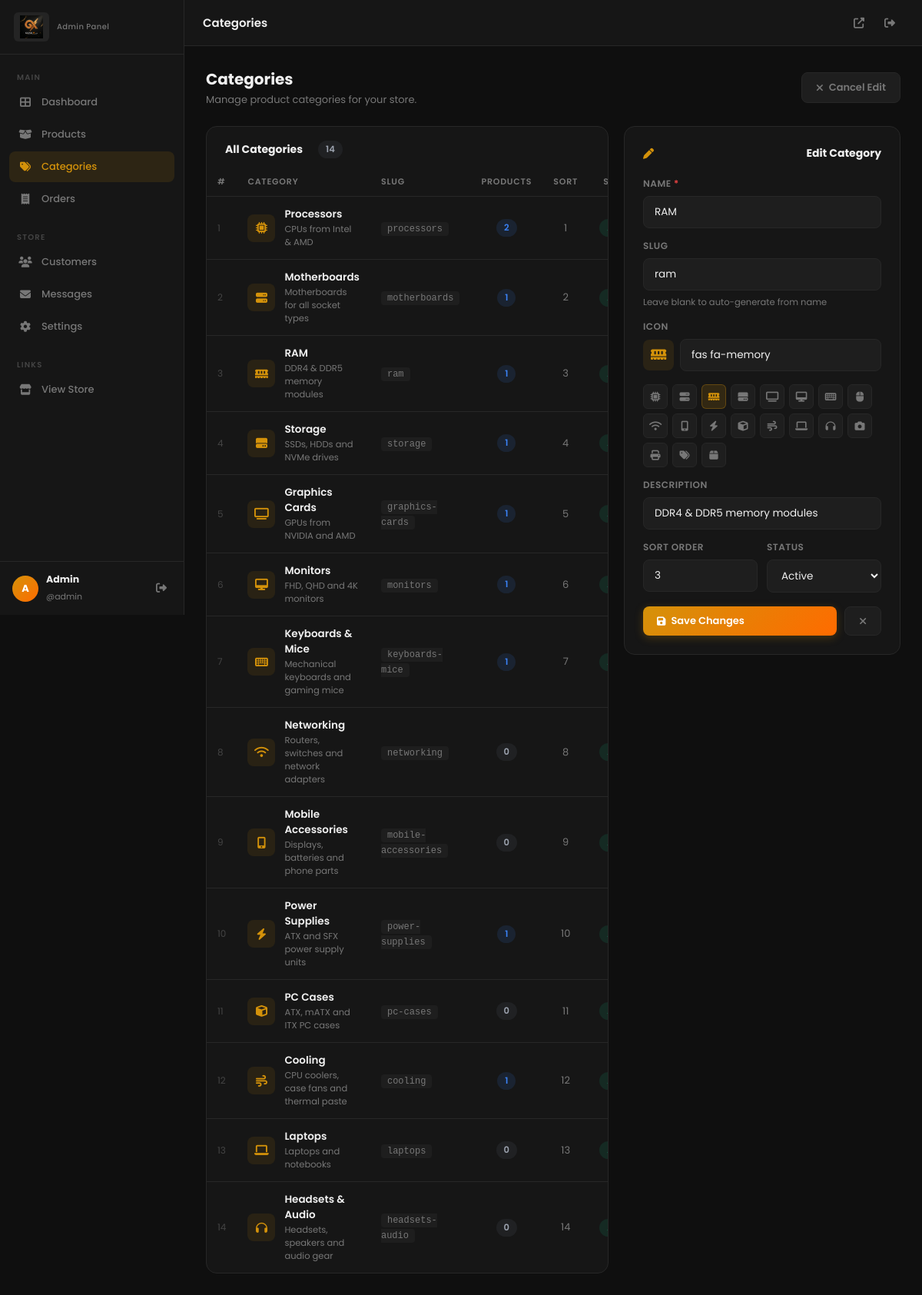
Screenshot of /admin/categories.php?edit=3 (signed in) with the database file from the repository.
### tables this page shows
CREATE TABLE `categories` (
  `id`          INT UNSIGNED     NOT NULL AUTO_INCREMENT,
  `name`        VARCHAR(100)     NOT NULL,
  `slug`        VARCHAR(100)     NOT NULL,
  `icon`        VARCHAR(100)     NOT NULL DEFAULT 'fas fa-box',
  `description` VARCHAR(255)     DEFAULT NULL,
  `parent_id`   INT UNSIGNED     DEFAULT NULL,
  `sort_order`  INT              NOT NULL DEFAULT 0,
  `is_active`   TINYINT(1)       NOT NULL DEFAULT 1,
  `created_at`  TIMESTAMP        NOT NULL DEFAULT CURRENT_TIMESTAMP,
  PRIMARY KEY (`id`),
  UNIQUE KEY `uq_slug` (`slug`),
  FOREIGN KEY (`parent_id`) REFERENCES `categories`(`id`) ON DELETE SET NULL
);

### admin/categories.php (the view, shortened to what this page needs)
<?php
$_isAjax = $_SERVER['REQUEST_METHOD'] === 'POST' && ($_SERVER['HTTP_X_REQUESTED_WITH'] ?? '') === 'XMLHttpRequest';
if ($_isAjax) {
    require_once dirname(__DIR__) . '/includes/functions.php';
    require_once dirname(__DIR__) . '/includes/auth.php';
    if (!isAdminLoggedIn()) { http_response_code(401); echo json_encode(['success'=>false,'message'=>'Session expired.']); exit; }
} else {
    require_once __DIR__ . '/includes/layout.php';
}
$db = getDB();
$categories = $db->query('
    SELECT c.*, COUNT(p.id) AS product_count
    FROM categories c
    LEFT JOIN products p ON p.category_id = c.id AND p.is_active = 1
    GROUP BY c.id
    ORDER BY c.sort_order ASC, c.name ASC
')->fetchAll();
$editing = [];
if (isset($_GET['edit'])) {
    $stmt = $db->prepare('SELECT * FROM categories WHERE id = ?');
    $stmt->execute([(int)$_GET['edit']]);
    $editing = $stmt->fetch();
}
$iconSuggestions = [
    'fas fa-microchip'   => 'Processors',
    'fas fa-server'      => 'Motherboards',
    'fas fa-memory'      => 'RAM',
    'fas fa-hdd'         => 'Storage',
    'fas fa-tv'          => 'GPU / Monitors',
    'fas fa-desktop'     => 'Desktop / Monitor',
    'fas fa-keyboard'    => 'Keyboards',
    'fas fa-mouse'       => 'Mouse',
    'fas fa-wifi'        => 'Networking',
    'fas fa-mobile-alt'  => 'Mobile',
    'fas fa-bolt'        => 'Power Supply',
    'fas fa-cube'        => 'PC Cases',
    'fas fa-wind'        => 'Cooling',
    'fas fa-laptop'      => 'Laptops',
    'fas fa-headphones'  => 'Audio',
    'fas fa-camera'      => 'Cameras',
    'fas fa-print'       => 'Printers',
    'fas fa-tags'        => 'General',
    'fas fa-box'         => 'Other',
];
?>
<div class="page-header">
  <div>
    <h1>Categories</h1>
    <p>Manage product categories for your store.</p>
  </div>
  <?php if ($editing): ?>
  <div class="ph-actions">
    <a href="categories.php" class="btn btn-ghost"><i class="fas fa-times"></i> Cancel Edit</a>
  </div>
  <?php endif ?>
</div>
<div style="display:grid;grid-template-columns:1fr 360px;gap:20px;align-items:start">
  <div class="card" style="padding:0;overflow:hidden">
    <div style="padding:18px 24px 0;display:flex;align-items:center;justify-content:space-between">
      <div class="card-title" style="margin:0">All Categories <span class="badge badge-gray" style="margin-left:8px" id="catCountBadge"><?= count($categories) ?></span></div>
    </div>
    <div style="padding:12px 0 0">
    <?php if ($categories): ?>
      <div class="table-wrap">
        <table class="admin-table">
          <thead>
            <tr>
              <th style="width:40px">#</th>
              <th>Category</th>
              <th>Slug</th>
              <th style="text-align:center">Products</th>
              <th style="text-align:center">Sort</th>
              <th style="text-align:center">Status</th>
            </tr>
          </thead>
          <tbody>
          <?php foreach ($categories as $i => $cat): ?>
            <tr>
              <td style="color:var(--text-dim);font-size:12px"><?= $i + 1 ?></td>
              <td>
                <div style="display:flex;align-items:center;gap:12px">
                  <div style="width:36px;height:36px;border-radius:8px;background:rgba(212,146,10,.1);display:flex;align-items:center;justify-content:center;color:var(--primary);font-size:15px;flex-shrink:0">
                    <i class="<?= htmlspecialchars($cat['icon']) ?>"></i>
                  </div>
                  <div>
                    <div style="font-weight:600;color:var(--text);font-size:13.5px"><?= htmlspecialchars($cat['name']) ?></div>
                    <?php if ($cat['description']): ?>
                      <div style="font-size:11.5px;color:var(--text-muted);margin-top:1px"><?= htmlspecialchars($cat['description']) ?></div>
                    <?php endif ?>
                  </div>
                </div>
              </td>
              <td><code style="font-size:12px;color:var(--text-muted);background:var(--bg-3);padding:2px 8px;border-radius:4px"><?= htmlspecialchars($cat['slug']) ?></code></td>
              <td style="text-align:center">
                <a href="products.php?category=<?= $cat['id'] ?>" class="badge <?= $cat['product_count'] > 0 ? 'badge-blue' : 'badge-gray' ?>">
                  <?= $cat['product_count'] ?>
                </a>
              </td>
              <td style="text-align:center;color:var(--text-muted);font-size:13px"><?= $cat['sort_order'] ?></td>
              <td style="text-align:center">
                <button type="button"
                  class="badge <?= $cat['is_active'] ? 'badge-green' : 'badge-red' ?> js-toggle-cat"
                  style="border:none;cursor:pointer;padding:3px 10px"
                  data-id="<?= $cat['id'] ?>"
                  data-active="<?= $cat['is_active'] ?>">
                </button>
              </td>
            </tr>
          <?php endforeach ?>
          </tbody>
        </table>
      </div>
    <?php endif ?>
    </div>
  </div>
  <div class="card" style="position:sticky;top:80px">
    <div class="card-title">
      <?= $editing ? '<i class="fas fa-pen" style="color:var(--primary)"></i> Edit Category' : '<i class="fas fa-plus" style="color:var(--primary)"></i> Add Category' ?>
    </div>
    <form method="POST" id="catForm">
      <div class="form-grid" style="gap:14px">
        <div class="form-group">
          <label class="form-label">Name <span style="color:var(--red)">*</span></label>
          <input type="text" name="name" class="form-input" placeholder="e.g. Processors" required
            value="<?= htmlspecialchars($editing['name'] ?? '') ?>" id="catName">
        </div>
        <div class="form-group">
          <label class="form-label">Slug</label>
          <input type="text" name="slug" class="form-input" placeholder="auto-generated"
            value="<?= htmlspecialchars($editing['slug'] ?? '') ?>" id="catSlug">
          <span class="form-hint">Leave blank to auto-generate from name</span>
        </div>
        <div class="form-group">
          <label class="form-label">Icon</label>
          <div style="display:flex;gap:8px;align-items:center">
            <div id="iconPreview" style="width:40px;height:40px;border-radius:8px;background:rgba(212,146,10,.1);display:flex;align-items:center;justify-content:center;color:var(--primary);font-size:18px;flex-shrink:0">
              <i class="<?= htmlspecialchars($editing['icon'] ?? 'fas fa-box') ?>" id="iconPreviewI"></i>
            </div>
            <input type="text" name="icon" class="form-input" id="iconInput"
              placeholder="fas fa-box"
              value="<?= htmlspecialchars($editing['icon'] ?? 'fas fa-box') ?>">
          </div>
          <div style="display:flex;flex-wrap:wrap;gap:6px;margin-top:10px">
            <?php foreach ($iconSuggestions as $cls => $label): ?>
              <button type="button" class="icon-pick" data-icon="<?= $cls ?>" title="<?= $label ?>"
                style="width:32px;height:32px;border-radius:6px;background:var(--bg-3);border:1px solid var(--border);color:var(--text-muted);cursor:pointer;display:flex;align-items:center;justify-content:center;font-size:13px;transition:all .2s">
                <i class="<?= $cls ?>"></i>
              </button>
            <?php endforeach ?>
          </div>
        </div>
        <div class="form-group">
          <label class="form-label">Description</label>
          <input type="text" name="description" class="form-input" placeholder="Short description (optional)"
            value="<?= htmlspecialchars($editing['description'] ?? '') ?>">
        </div>
        <div style="display:grid;grid-template-columns:1fr 1fr;gap:12px">
          <div class="form-group">
            <label class="form-label">Sort Order</label>
            <input type="number" name="sort_order" class="form-input" min="0" value="<?= $editing['sort_order'] ?? '0' ?>">
          </div>
          <div class="form-group">
            <label class="form-label">Status</label>
            <select name="is_active" class="form-select">
              <option value="1" <?= ($editing['is_active'] ?? 1) == 1 ? 'selected' : '' ?>>Active</option>
            </select>
          </div>
        </div>
        <div style="display:flex;gap:10px;margin-top:4px">
          <button type="submit" class="btn btn-gold" style="flex:1">
            <i class="fas <?= $editing ? 'fa-save' : 'fa-plus' ?>"></i>
            <?= $editing ? 'Save Changes' : 'Add Category' ?>
          </button>
          <?php if ($editing): ?>
            <a href="categories.php" class="btn btn-ghost"><i class="fas fa-times"></i></a>
          <?php endif ?>
        </div>
      </div>
    </form>
  </div>
</div>
<?php require_once __DIR__ . '/includes/layout-end.php'; ?>

### admin/assets/css/admin.css (style rules this page uses)
:root { --gold: linear-gradient(135deg,#d4920a 0%,#ff6b00 100%); --primary: #d4920a; --primary-lt: #f0a820; --bg: #0f0f0f; --bg-2: #161616; --bg-3: #1e1e1e; --bg-4: #252525; --border: #272727; --border-lt: #333; --text: #f0f0f0; --text-2: #ccc; --text-muted: #777; --text-dim: #444; --green: #10b981; --blue: #3b82f6; --purple: #8b5cf6; --red: #ef4444; --yellow: #f59e0b; --cyan: #06b6d4; --sidebar-w: 240px; --topbar-h: 60px; --r: 8px; --r-lg: 14px; --t: all .22s ease; --shadow: 0 4px 24px rgba(0,0,0,.5); }
*,*::before,*::after { margin:0;padding:0;box-sizing:border-box }
html { font-size:15px }
body { font-family:'Poppins',sans-serif;background:var(--bg);color:var(--text);display:flex;min-height:100vh;overflow-x:hidden }
a { text-decoration:none;color:inherit }
button,input,select,textarea { font-family:'Poppins',sans-serif }
.card { background:var(--bg-2);border:1px solid var(--border);border-radius:var(--r-lg);padding:24px }
.card-title { font-size:14px;font-weight:700;color:var(--text);margin-bottom:20px;display:flex;align-items:center;justify-content:space-between;gap:12px }
.admin-table { width:100%;border-collapse:collapse }
.admin-table th { font-size:11px;text-transform:uppercase;letter-spacing:.8px;color:var(--text-muted);font-weight:600;padding:10px 14px;border-bottom:1px solid var(--border);text-align:left;white-space:nowrap }
.admin-table td { padding:13px 14px;border-bottom:1px solid var(--border);font-size:13px;color:var(--text-2);vertical-align:middle }
.admin-table tr:last-child td { border-bottom:none }
.table-wrap { overflow-x:auto }
.badge { display:inline-flex;align-items:center;padding:3px 10px;border-radius:50px;font-size:11.5px;font-weight:600;white-space:nowrap }
.badge-green { background:rgba(16,185,129,.12);color:var(--green) }
.badge-blue { background:rgba(59,130,246,.12); color:var(--blue) }
.badge-gray { background:rgba(107,114,128,.12);color:#9ca3af }
.btn { display:inline-flex;align-items:center;gap:7px;padding:9px 18px;border-radius:var(--r);font-size:13px;font-weight:600;cursor:pointer;border:none;transition:var(--t);white-space:nowrap }
.btn-gold { background:var(--gold);color:#fff;box-shadow:0 3px 12px rgba(212,146,10,.25) }
.btn-ghost { background:var(--bg-3);color:var(--text-muted);border:1px solid var(--border) }
.form-grid { display:grid;gap:18px }
.form-group { display:flex;flex-direction:column;gap:7px }
.form-label { font-size:12px;font-weight:600;color:var(--text-muted);text-transform:uppercase;letter-spacing:.5px }
.form-input,.form-select,.form-textarea { background:var(--bg-3);border:1px solid var(--border);border-radius:var(--r); color:var(--text);font-family:'Poppins',sans-serif;font-size:13.5px; padding:10px 14px;outline:none;transition:border-color .2s,box-shadow .2s;width:100%; }
.form-input::placeholder,.form-textarea::placeholder { color:var(--text-dim) }
.form-select { cursor:pointer }
.form-hint { font-size:11.5px;color:var(--text-muted) }
.page-header { display:flex;align-items:center;justify-content:space-between;margin-bottom:24px;gap:16px;flex-wrap:wrap }
.page-header h1 { font-size:20px;font-weight:700 }
.page-header p { font-size:13px;color:var(--text-muted);margin-top:2px }
.ph-actions { display:flex;gap:10px;align-items:center;flex-wrap:wrap }

### rows the page displays
categories: name "Processors", description "CPUs from Intel & AMD", slug "processors", product_count "2", sort_order "1"
categories: name "Motherboards", description "Motherboards for all socket types", slug "motherboards", product_count "1", sort_order "2"
categories: name "RAM", description "DDR4 & DDR5 memory modules", slug "ram", product_count "1", sort_order "3", icon "fas fa-memory", is_active "Active"
categories: name "Storage", description "SSDs, HDDs and NVMe drives", slug "storage", product_count "1", sort_order "4"
categories: name "Graphics Cards", description "GPUs from NVIDIA and AMD", slug "graphics-cards", product_count "1", sort_order "5"
categories: name "Monitors", description "FHD, QHD and 4K monitors", slug "monitors", product_count "1", sort_order "6"
categories: name "Keyboards & Mice", description "Mechanical keyboards and gaming mice", slug "keyboards-mice", product_count "1", sort_order "7"
categories: name "Networking", description "Routers, switches and network adapters", slug "networking", product_count "0", sort_order "8"
categories: name "Mobile Accessories", description "Displays, batteries and phone parts", slug "mobile-accessories", product_count "0", sort_order "9"
categories: name "Power Supplies", description "ATX and SFX power supply units", slug "power-supplies", product_count "1", sort_order "10"
categories: name "PC Cases", description "ATX, mATX and ITX PC cases", slug "pc-cases", product_count "0", sort_order "11"
categories: name "Cooling", description "CPU coolers, case fans and thermal paste", slug "cooling", product_count "1", sort_order "12"
categories: name "Laptops", description "Laptops and notebooks", slug "laptops", product_count "0", sort_order "13"
categories: name "Headsets & Audio", description "Headsets, speakers and audio gear", slug "headsets-audio", product_count "0", sort_order "14"

### other values shown
substr($name,0,1) "A"
$name "Admin"
$uname "admin"
$title "Categories"
count($categories) "14"
